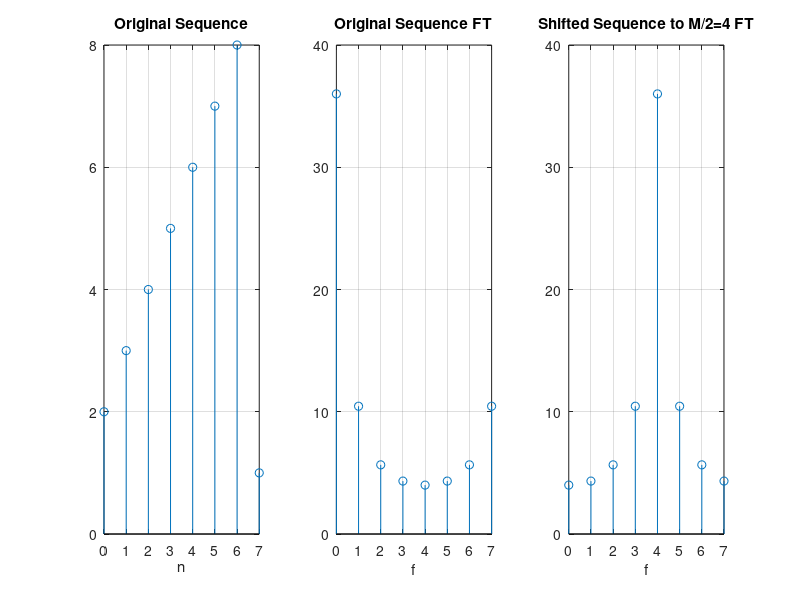
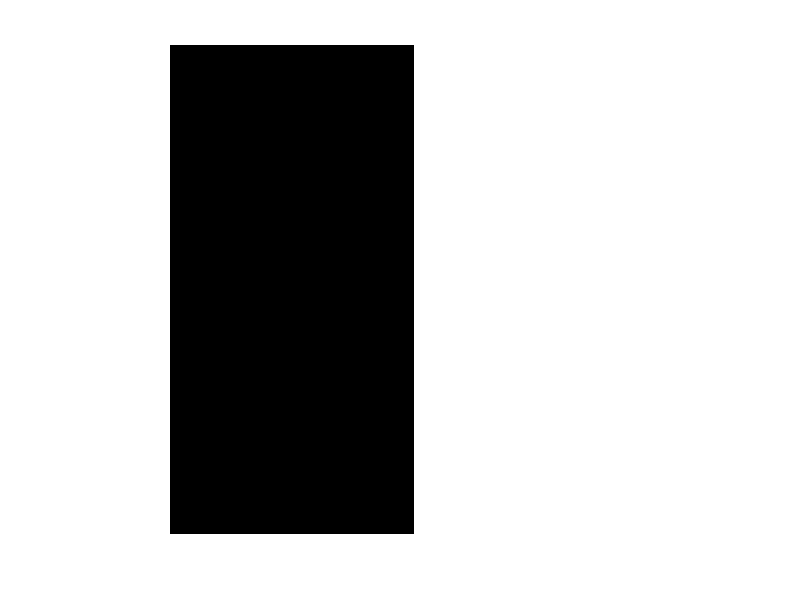

Recreate these plots in MATLAB, in order. (Note: this script raises an error after producing the figures.)
% Chapter 9 Fourier

%% Tutorial 7

%% 1D DFT
a = [1,2,3,4,5,6]'; %%Must be in column vector form
fft(a)

%% Shifting
x = [2,3,4,5,6,7,8,1];
n = 0:7;
figure
subplot(1,3,1)
stem(n, x) ; grid;
title('Original Sequence')
xlabel('n') ;
x1=(-1).^(0:7).*x; %% vectorization, 
X=fft(x');
subplot(1,3,2)
stem(n, abs(X)) ; grid;
title('Original Sequence FT')
xlabel('f') ;
X1=fft(x1');
subplot(1,3,3)
stem(n, abs(X1)) ; grid;
title('Shifted Sequence to M/2=4 FT')
xlabel('f') ;
%% Conjugate Symmetry
fx = [2,3,4,5]'
Fu = fft(fx) %X2 = conj(X2) --> real, X1=conj(X3), (X0,1,2,3)
%%%%%%%%%%%%%%%%%%%%%%%%%%%%% STOPPED

%% Tutorial 8

%% 2D DFT
a = [100 200 100 200 100 200 100 200
100 200 100 200 100 200 100 200
100 200 100 200 100 200 100 200
100 200 100 200 100 200 100 200
100 200 100 200 100 200 100 200
100 200 100 200 100 200 100 200
100 200 100 200 100 200 100 200
100 200 100 200 100 200 100 200]; 
af = fft2(a); 

% FT of different shapes
%% A vertical edge (unit step)
a=[zeros(256,128) ones(256,128)];
figure, imshow(a)
af=fftshift(fft2(a));
fftshow(af)

%% A box
a=zeros(256,256);
a(78:178,78:178)=1;
imshow(a)
af=fftshift(fft2(a));
figure,fftshow(af)

%% rotated box
a45 = imrotate(a,45);
imshow(a45)
bf=fftshift(fft2(a45));
figure,fftshow(bf)

%% A circle
imageSizeOfX = 256; %%Size of image
imageSizeOfY = 256;
[colInImage, rowsInImage] = meshgrid(1 : imageSizeOfX, 1 : imageSizeOfY); %% 2D grid coordinates
x = colInImage;
y = rowsInImage;
centerOfX = 256/2; %%Center of circle
centerOfY = 256/2;
radius = 15; %%radius
Pixels = (y - centerOfY).^2+ (x - centerOfX).^2 <= radius.^2; %%logical matrix for a solid circle 
imshow(Pixels)
bf=fftshift(fft2(Pixels));
figure,fftshow(bf)

% Filtering
cm = imread('cameraman.tif');
cf = fftshift(fft2(cm));
figure, fftshow(cf,'log')

%% Low pass
cfl = cf.*Pixels;
figure, fftshow(cfl,'log')
cfli = ifft2(cfl); %% still complex coz fft2 gives approcximations, using abs rounds out errors
figure, fftshow(cfli, 'abs') %% ringing coz of sharp cutoff
% smaller circle more blurred, larger less blurred
radius = 5;
cir5 = (y - centerOfY).^2+ (x - centerOfX).^2 <= radius.^2;
cfl = cf.*cir5;
cfli = ifft2(cfl); 
figure, fftshow(cfli, 'abs') 
radius = 30;
cir30 = (y - centerOfY).^2+ (x - centerOfX).^2 <= radius.^2;
cfl = cf.*cir30;
cfli = ifft2(cfl); 
figure, fftshow(cfli, 'abs') 

%% High pass %opposite of low pass (0 at low freq)
radius = 15;
cir = (y - centerOfY).^2+ (x - centerOfX).^2 >= radius.^2;
figure, imshow(cir)
cfh = cf.*cir;
figure, fftshow(cfh, 'log') 
cflhi = ifft2(cfh); 
figure, fftshow(cflhi, 'abs') 
% If the cutoff is large, more information removed from the transform, leaving only the highest frequencies.
figure,
radius = 5;
cir = (y - centerOfY).^2+ (x - centerOfX).^2 >= radius.^2;
cfh = cf.*cir;
subplot(2,2,1), fftshow(cfh, 'log') 
cflhi = ifft2(cfh); 
subplot(2,2,2), fftshow(cflhi, 'abs') 
radius = 30;
cir = (y - centerOfY).^2+ (x - centerOfX).^2 >= radius.^2;
cfh = cf.*cir;
subplot(2,2,3), fftshow(cfh, 'log') 
cflhi = ifft2(cfh); 
subplot(2,2,4), fftshow(cflhi, 'abs') 

%% Butterworth
Fc = 15;
sz = size(cm);
[x, y] = meshgrid(1 : sz(2), 1 : sz(1)); %% 2D grid coordinates
r = sqrt((y - sz(1)/2).^2+ (x - sz(2)/2).^2);
% Low
bl=1./(1.0+(r/Fc).^2); % order 1
figure,imshow(bl)
cfbl=cf.*bl;
figure,fftshow(cfbl,'log')
cfbil=ifft2(cfbl);
figure,fftshow(cfbil,'abs')
% High
bh=hbutter(cm,15,1);
figure, imshow(bh)
cfbh=cf.*bh;
figure,fftshow(cfbh,'log')
cfbhi=ifft2(cfbh);
figure,fftshow(cfbhi,'abs')

%% Gaussian
% Create gaussian kernel
g1=mat2gray(fspecial('gaussian',256,10)); %%fspecial function on its own produces a low pass
    %filter with a very small maximum, So we need to scale the result so that
    %the central value will be 1, mat2gray does this
% multiply by transform
cg1=cf.*g1;
figure
subplot(2,2,1)
fftshow(cg1,'log')
cgi1=ifft2(cg1);
subplot(2,2,2)
fftshow(cgi1,'abs');

g2=mat2gray(fspecial('gaussian',256,30));
cg2=cf.*g2;
subplot(2,2,3)
fftshow(cg2,'log')
cgi2=ifft2(cg2);
subplot(2,2,4)
fftshow(cgi2,'abs');
%larger the standard deviation, the wider the function, and so the greater amount of the transform
%is preserved.

%% Removal of periodic noise 
%% Adding Periodic Noise
s = size(cm);
[x, y]= meshgrid(1:s(2),1:s(1));
n = 4; % number of cycles

%%% x-direction
Wx = max(max(x)); %Length of signal (x) (ncols)
fx = n/Wx;
px = sin(2*pi*fx*x)+1;
showImages({px,log(abs(fftshift(fft2(px))))}), impixelinfo 
% fmax = 1/2pixels, fx = 4/256 = 1/64 = fmax/32 --> 128->fmax, f->128/32=4
% peak at 4 pixels from center = 129+4 = 133
cm_pnx = mat2gray((im2double(cm)+px));
showImages({cm,px, cm_pnx})
% 
%%% y-direction
Wy = max(max(y)); %Length of signal (y) (nrows)
fy = n/Wy;
py = sin(2*pi*fy*y)+1;
showImages({cm,py, cm_pny})
cm_pny = mat2gray((im2double(cm)+py));

%%% xy
nxy = 1; 
fx = nxy/Wx;
fy = nxy/Wy;
pxy = sin(2*pi*fx*x + 2*pi*fy*y)+1; 
% Effective frequency is root(sqr(fx)+sqr(fy))
% Effective period = 1/eff_freq = 181 pixels --> half diagonal of image,
% giving 2 cycles at an angle of 45 degrees --> arctan(y/x)
cm_pnxy = mat2gray((im2double(cm)+pxy));
pxy2 = sin(3*2*pi*fx*x + sqrt(3)*2*pi*fy*y)+1; % arctan(y/x) = 30 degrees
cm_pnxy2 = mat2gray((im2double(cm)+pxy2));
showImages({cm, pxy, cm_pnxy, pxy2, cm_pnxy2})
% number of cycles differed coz eff_freq is different


%% Removing Periodic Noise
cm = imread('cameraman.tif');
[x,y]=meshgrid(1:256,1:256);
s=1+sin(x+y/1.5); %range  0-2
cp=(double(cm)/128+s)/4; %% adjusts the cameraman
%image to be in the same range; 
%adds the sine function to it, 
%and divides by 4 to produce a matrix of scaling 0-1
cpf=fftshift(fft2(cp));
fftshow(cpf), impixelinfo
[x,y]=meshgrid(-128:127,-128:127); %% A matrix of distances
z=sqrt(x.^2+y.^2);
z(156,170) %% distance of 2 spikes from centre 49
z(102,88) 

%% Method 1 Band reject
br = (z < 47 | z > 51); % reject band of frequencies around spikes
cpfbr=cpf.*br;
figure
subplot(1,2,1), fftshow(cpfbr);
subplot(1,2,2), fftshow((ifft2(cpfbr)));


%% Method 2 notch filter 
% make the rows and columns of the spikes zero:
cpf(156,:)=0;
cpf(102,:)=0;
cpf(:,170)=0;
cpf(:,88)=0;
figure
subplot(1,2,1), fftshow(cpf);
subplot(1,2,2), fftshow((ifft2(cpf)));
% Making more rows and columns of the transform zero would result in a larger reduction of noise.


%% Method 3 put 0 at noise freq
[x, y]= meshgrid(1:sz(1),1:sz(2));
n = 5; % number of cycles
%%% x-direction
Wx = max(max(x)); %Length of signal (x) (ncols)
fx = n/Wx; 
px = sin(2*pi*fx*x)+1;
cm_noisy = mat2gray((im2double(cm)+px));
showImages({cm,px, cm_noisy})

%% Fourier Transform
freqImageOriginal = fftshift(fft2(cm));
magImageOriginal = log(abs(freqImageOriginal));
freqImageNoisy = fftshift(fft2(cm_noisy));
magImageNoisy = log(abs(freqImageNoisy));
showImages({magImageOriginal,magImageNoisy}), impixelinfo
figure,surf(abs(freqImageNoisy),'EdgeColor','none');

%% Filtering in Fourier Domain
%%% Mask
mask = ones(size(magImageNoisy));
mask(129,134) = 0;
mask(129,124) = 0;
figure,imshow(mask);
filtered = mask.*freqImageNoisy;
amplitudeImage = log(abs(filtered));
filteredImage = ifft2(ifftshift(filtered));
ampFilteredImage = abs(filteredImage);
minValue = min(min(ampFilteredImage));
maxValue = max(max(ampFilteredImage));
figure,imshow(ampFilteredImage, [minValue maxValue]);